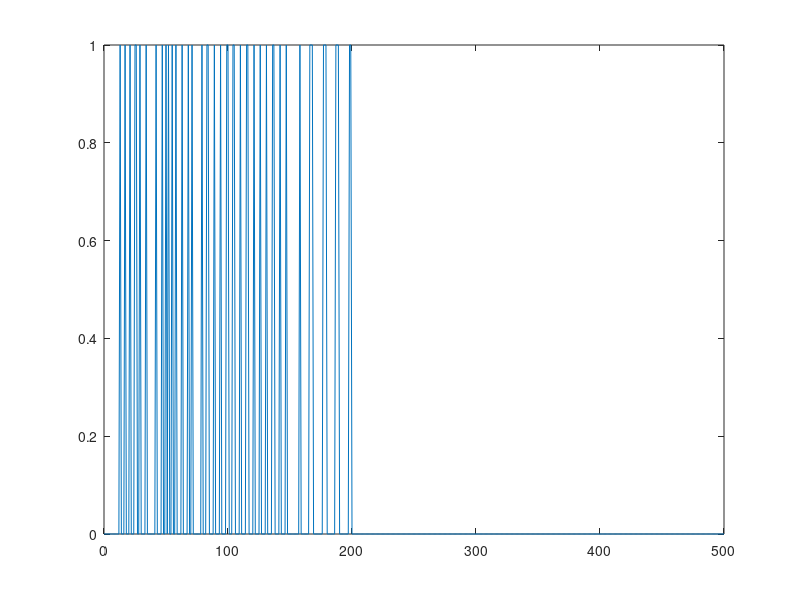

MATLAB code to generate this figure:
%function Energy = InputF1(time,Sprint,Endurance,Resistance,Ex_start,Amp) 

 %Energy=(Sprint*Amp*((time > Ex_start)*(time < Ex_start+0.5)+(time > Ex_start+4.5)*(time < Ex_start+5)+(time > Ex_start+9)*(time < Ex_start+9.5)))...
 % +(Endurance*Amp*(time > Ex_start)*(time < Ex_start+90)) ...
 % +(Resistance*Amp*((time > Ex_start)*(time < Ex_start+0.5)+(time > Ex_start+2.5)*(time < Ex_start+3)+(time > Ex_start+5)*(time < Ex_start+5.5)+ ...
 % (time > Ex_start+7.5)*(time < Ex_start+8)+(time > Ex_start+10)*(time < Ex_start+10.5)+(time > Ex_start+12.5)*(time < Ex_start+13)));

 Amp=1
Ex_start=10;
Ex_stop=200;
T_cycle=1;  % square wave with period of 1 min;
%frequency=Ex_end/T;
  t=[0:1:500];%exercise on and off, every T min. 
 % y=(square(t/T*2*pi)+1)/2;
 % plot(t,y)

 Sp=1;
 % En=0;
 % Re=0;
for i=1:501
    time=t(i);

 
if (time <= Ex_start) || (time >= Ex_stop)
    Energy=0;
elseif Sp==1 
    Energy=Amp*max(0,sign(sin(time*(2*pi/T_cycle))));
elseif En==1
     Energy=Amp;
 elseif Re==1
     Energy=Amp*max(0,sign(sin(time(2*pi/T_cycle))));
else
    Energy=0;
end
 M(i)=Energy;
end

plot(t,M)